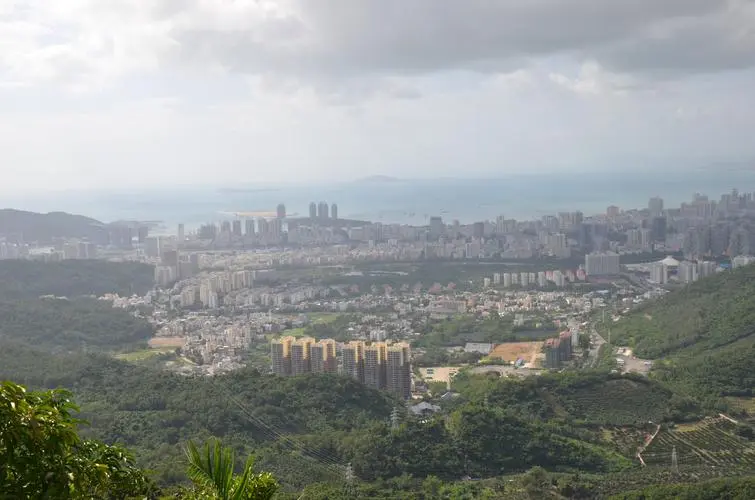
#> input picture city.jpg, 755 x 500 px
$ python histogram_with_mask.py --image city.jpg
#> lines starting #> are read from the running program, lines starting #| are printed output that depends on the picture; after the words box and inside, x2 and y2 are one past the last pixel; in counts of white or black regions, pixels touching at a corner belong together
from matplotlib import pyplot as plt
import numpy as np
import argparse
import cv2

def plot_histogram(image, title, mask = None):
    chans = cv2.split(image)
    colors = ("b", "g", "r")
    plt.figure()
    plt.title(title)
    plt.xlabel("Bins")
    plt.ylabel("# of Pixels")

    for (chan, color) in zip(chans, colors):
        hist = cv2.calcHist([chan], [0], mask, [256], [0,256])
        plt.plot(hist, color = color)
        plt.xlim([0,256])

ap = argparse.ArgumentParser()
ap.add_argument("-i", "--image", required=True, help = "Path to the image")
args = vars(ap.parse_args())

image = cv2.imread(args["image"])
#> image is the input picture: shape (500, 755, 3); mean B, G, R 149.4, 150.9, 146.2
cv2.imshow("Original", image)
plot_histogram(image, "Histogram for original Image")
#> the loop in plot_histogram, `for (chan, color) in zip(chans, colors):` made 3 passes
#> color on passes 1 to 3: 'b', 'g', 'r'

mask = np.zeros(image.shape[:2], dtype = "uint8")
cv2.rectangle(mask, (15,15),(130,100),255, -1)
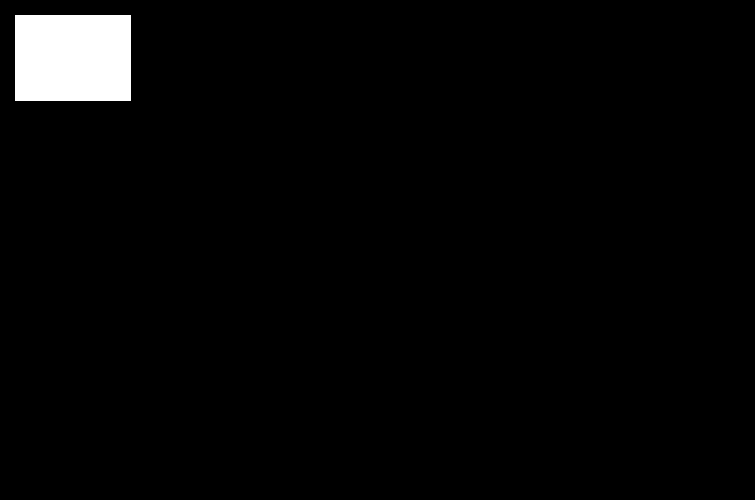
#> mask: shape (500, 755); 2.6% white; 1 white region, box (x1, y1, x2, y2) and area: (15, 15, 131, 101) 9976
cv2.imshow("Mask", mask)

masked = cv2.bitwise_and(image, image, mask = mask)
cv2.imshow("Applying the mask", masked)
plot_histogram(image, "Histogram for masked Image", mask = mask)
#> the loop in plot_histogram (call 2), `for (chan, color) in zip(chans, colors):` made 3 passes
plt.show()
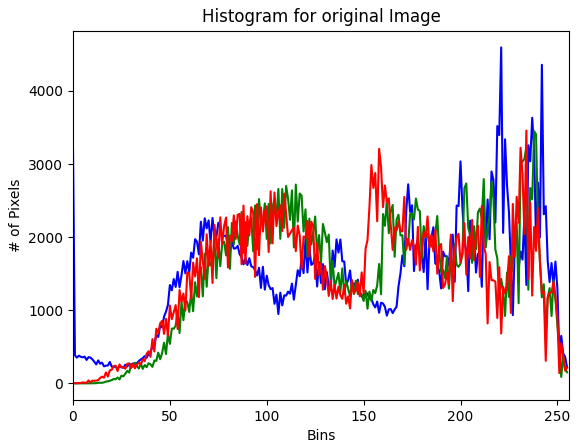
#> figure drawn by matplotlib, 1 panel; curve peaks at x = 221, y = 4595; curve peaks at x = 238, y = 3450; curve peaks at x = 234, y = 3458
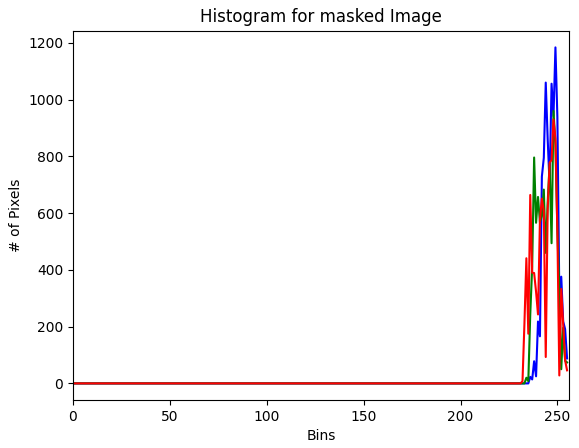
#> figure drawn by matplotlib, 1 panel; curve peaks at x = 249, y = 1184; curve peaks at x = 248, y = 960; curve peaks at x = 248, y = 930
cv2.waitKey(0)
